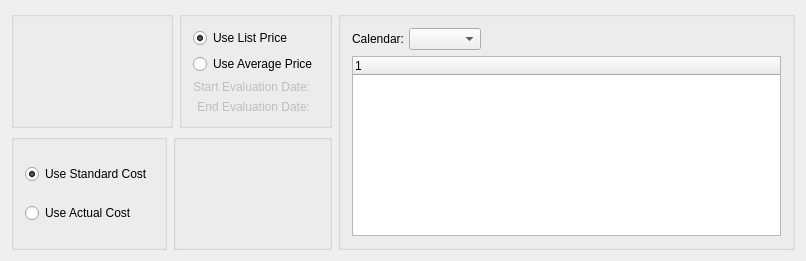
<?xml version="1.0" encoding="UTF-8"?>
<ui version="4.0">
 <comment>
This file is part of the xtmfg Package for xTuple ERP,
and is Copyright (c) 1999-2014 by OpenMFG LLC, d/b/a xTuple.  It
is licensed to you under the xTuple End-User License Agreement (&quot;the
EULA&quot;), the full text of which is available at www.xtuple.com/EULA.
While the EULA gives you access to source code and encourages your
involvement in the development process, this Package is not free
software.  By using this software, you agree to be bound by the
terms of the EULA.
</comment>
 <class>dspTimePhasedPlannedREByPlannerCode</class>
 <widget class="QWidget" name="dspTimePhasedPlannedREByPlannerCode">
  <property name="geometry">
   <rect>
    <x>0</x>
    <y>0</y>
    <width>806</width>
    <height>261</height>
   </rect>
  </property>
  <property name="windowTitle">
   <string>Time-Phased Planned Revenue/Expense by Planner Code</string>
  </property>
  <layout class="QGridLayout" name="gridLayout_2">
   <item row="0" column="0" colspan="2">
    <widget class="ParameterGroup" name="_plannerCode">
     <property name="title">
      <string/>
     </property>
     <property name="fixedSize">
      <bool>false</bool>
     </property>
    </widget>
   </item>
   <item row="0" column="2">
    <widget class="QGroupBox" name="_salesPriceGroup">
     <property name="title">
      <string/>
     </property>
     <layout class="QGridLayout">
      <item row="0" column="0" colspan="2">
       <widget class="QRadioButton" name="_useListPrice">
        <property name="text">
         <string>Use List Price</string>
        </property>
        <property name="checked">
         <bool>true</bool>
        </property>
       </widget>
      </item>
      <item row="1" column="0" colspan="2">
       <widget class="QRadioButton" name="_useAveragePrice">
        <property name="text">
         <string>Use Average Price</string>
        </property>
        <property name="checked">
         <bool>false</bool>
        </property>
       </widget>
      </item>
      <item row="2" column="0">
       <widget class="QLabel" name="_startEvalDateLit">
        <property name="enabled">
         <bool>false</bool>
        </property>
        <property name="text">
         <string>Start Evaluation Date:</string>
        </property>
        <property name="alignment">
         <set>Qt::AlignRight|Qt::AlignTrailing|Qt::AlignVCenter</set>
        </property>
       </widget>
      </item>
      <item row="2" column="1">
       <widget class="DLineEdit" name="_startEvalDate">
        <property name="enabled">
         <bool>false</bool>
        </property>
       </widget>
      </item>
      <item row="3" column="0">
       <widget class="QLabel" name="_endEvalDateLit">
        <property name="enabled">
         <bool>false</bool>
        </property>
        <property name="text">
         <string>End Evaluation Date:</string>
        </property>
        <property name="alignment">
         <set>Qt::AlignRight|Qt::AlignTrailing|Qt::AlignVCenter</set>
        </property>
       </widget>
      </item>
      <item row="3" column="1">
       <widget class="DLineEdit" name="_endEvalDate">
        <property name="enabled">
         <bool>false</bool>
        </property>
       </widget>
      </item>
     </layout>
    </widget>
   </item>
   <item row="0" column="3" rowspan="2">
    <widget class="QGroupBox" name="groupBox">
     <property name="title">
      <string/>
     </property>
     <layout class="QGridLayout" name="gridLayout">
      <item row="0" column="0">
       <layout class="QHBoxLayout">
        <property name="spacing">
         <number>5</number>
        </property>
        <item>
         <widget class="QLabel" name="_calendarLit">
          <property name="text">
           <string>Calendar:</string>
          </property>
          <property name="alignment">
           <set>Qt::AlignRight|Qt::AlignTrailing|Qt::AlignVCenter</set>
          </property>
         </widget>
        </item>
        <item>
         <widget class="CalendarComboBox" name="_calendar"/>
        </item>
        <item>
         <spacer name="horizontalSpacer_2">
          <property name="orientation">
           <enum>Qt::Horizontal</enum>
          </property>
          <property name="sizeHint" stdset="0">
           <size>
            <width>40</width>
            <height>20</height>
           </size>
          </property>
         </spacer>
        </item>
       </layout>
      </item>
      <item row="1" column="0">
       <widget class="PeriodsListView" name="_periods">
        <property name="sizePolicy">
         <sizepolicy hsizetype="Expanding" vsizetype="Preferred">
          <horstretch>0</horstretch>
          <verstretch>1</verstretch>
         </sizepolicy>
        </property>
        <property name="minimumSize">
         <size>
          <width>0</width>
          <height>120</height>
         </size>
        </property>
       </widget>
      </item>
     </layout>
    </widget>
   </item>
   <item row="1" column="0">
    <widget class="QGroupBox" name="_costGroup">
     <property name="title">
      <string/>
     </property>
     <layout class="QGridLayout">
      <item row="0" column="0">
       <widget class="QRadioButton" name="_useStandardCost">
        <property name="text">
         <string>Use Standard Cost</string>
        </property>
        <property name="checked">
         <bool>true</bool>
        </property>
       </widget>
      </item>
      <item row="1" column="0">
       <widget class="QRadioButton" name="_useActualCost">
        <property name="text">
         <string>Use Actual Cost</string>
        </property>
       </widget>
      </item>
     </layout>
    </widget>
   </item>
   <item row="1" column="1" colspan="2">
    <widget class="WarehouseGroup" name="_warehouse">
     <property name="title">
      <string/>
     </property>
     <property name="fixedSize">
      <bool>false</bool>
     </property>
    </widget>
   </item>
  </layout>
 </widget>
 <layoutdefault spacing="6" margin="11"/>
 <pixmapfunction>qPixmapFromMimeSource</pixmapfunction>
 <customwidgets>
  <customwidget>
   <class>CalendarComboBox</class>
   <extends>XComboBox</extends>
   <header>calendarTools.h</header>
  </customwidget>
  <customwidget>
   <class>DLineEdit</class>
   <extends>QWidget</extends>
   <header>datecluster.h</header>
   <container>1</container>
  </customwidget>
  <customwidget>
   <class>ParameterGroup</class>
   <extends>QGroupBox</extends>
   <header>parametergroup.h</header>
  </customwidget>
  <customwidget>
   <class>PeriodsListView</class>
   <extends>XTreeWidget</extends>
   <header>calendarTools.h</header>
  </customwidget>
  <customwidget>
   <class>WarehouseGroup</class>
   <extends>QGroupBox</extends>
   <header>warehousegroup.h</header>
  </customwidget>
  <customwidget>
   <class>XComboBox</class>
   <extends>QComboBox</extends>
   <header>xcombobox.h</header>
  </customwidget>
  <customwidget>
   <class>XTreeWidget</class>
   <extends>QTreeWidget</extends>
   <header>xtreewidget.h</header>
   <container>1</container>
  </customwidget>
 </customwidgets>
 <tabstops>
  <tabstop>_plannerCode</tabstop>
  <tabstop>_warehouse</tabstop>
  <tabstop>_useStandardCost</tabstop>
  <tabstop>_useListPrice</tabstop>
  <tabstop>_startEvalDate</tabstop>
  <tabstop>_endEvalDate</tabstop>
  <tabstop>_periods</tabstop>
 </tabstops>
 <resources/>
 <connections>
  <connection>
   <sender>_useAveragePrice</sender>
   <signal>toggled(bool)</signal>
   <receiver>_startEvalDateLit</receiver>
   <slot>setEnabled(bool)</slot>
   <hints>
    <hint type="sourcelabel">
     <x>20</x>
     <y>20</y>
    </hint>
    <hint type="destinationlabel">
     <x>20</x>
     <y>20</y>
    </hint>
   </hints>
  </connection>
  <connection>
   <sender>_useAveragePrice</sender>
   <signal>toggled(bool)</signal>
   <receiver>_startEvalDate</receiver>
   <slot>setEnabled(bool)</slot>
   <hints>
    <hint type="sourcelabel">
     <x>20</x>
     <y>20</y>
    </hint>
    <hint type="destinationlabel">
     <x>20</x>
     <y>20</y>
    </hint>
   </hints>
  </connection>
  <connection>
   <sender>_useAveragePrice</sender>
   <signal>toggled(bool)</signal>
   <receiver>_endEvalDateLit</receiver>
   <slot>setEnabled(bool)</slot>
   <hints>
    <hint type="sourcelabel">
     <x>20</x>
     <y>20</y>
    </hint>
    <hint type="destinationlabel">
     <x>20</x>
     <y>20</y>
    </hint>
   </hints>
  </connection>
  <connection>
   <sender>_useAveragePrice</sender>
   <signal>toggled(bool)</signal>
   <receiver>_endEvalDate</receiver>
   <slot>setEnabled(bool)</slot>
   <hints>
    <hint type="sourcelabel">
     <x>20</x>
     <y>20</y>
    </hint>
    <hint type="destinationlabel">
     <x>20</x>
     <y>20</y>
    </hint>
   </hints>
  </connection>
  <connection>
   <sender>_calendar</sender>
   <signal>newCalendarId(int)</signal>
   <receiver>_periods</receiver>
   <slot>populate(int)</slot>
   <hints>
    <hint type="sourcelabel">
     <x>155</x>
     <y>284</y>
    </hint>
    <hint type="destinationlabel">
     <x>590</x>
     <y>368</y>
    </hint>
   </hints>
  </connection>
  <connection>
   <sender>_calendar</sender>
   <signal>select(ParameterList&amp;)</signal>
   <receiver>_periods</receiver>
   <slot>load(ParameterList&amp;)</slot>
   <hints>
    <hint type="sourcelabel">
     <x>155</x>
     <y>284</y>
    </hint>
    <hint type="destinationlabel">
     <x>590</x>
     <y>368</y>
    </hint>
   </hints>
  </connection>
 </connections>
</ui>
